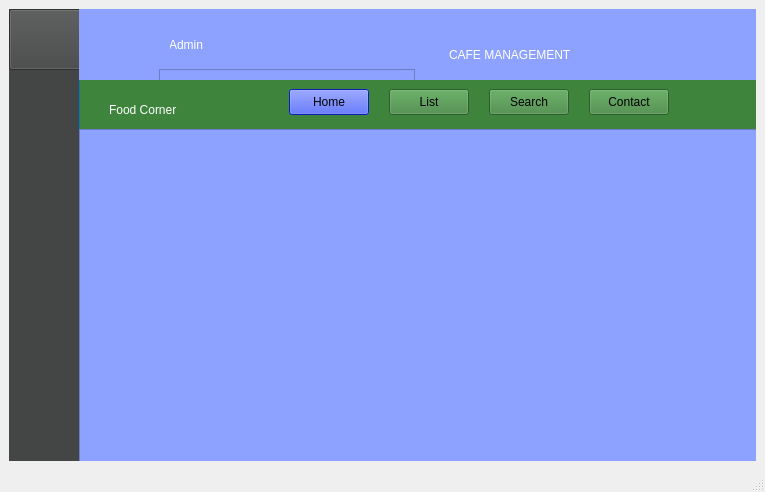
<?xml version="1.0" encoding="UTF-8"?>
<ui version="4.0">
 <class>MainWindow</class>
 <widget class="QMainWindow" name="MainWindow">
  <property name="geometry">
   <rect>
    <x>0</x>
    <y>0</y>
    <width>765</width>
    <height>492</height>
   </rect>
  </property>
  <property name="windowTitle">
   <string>MainWindow</string>
  </property>
  <widget class="QWidget" name="centralwidget">
   <layout class="QGridLayout" name="gridLayout">
    <item row="0" column="0">
     <widget class="QWidget" name="widget" native="true">
      <property name="styleSheet">
       <string notr="true">background-color: rgb(149, 103, 21);
background-color: rgb(62, 132, 60);</string>
      </property>
      <widget class="QWidget" name="widget_2" native="true">
       <property name="geometry">
        <rect>
         <x>0</x>
         <y>0</y>
         <width>71</width>
         <height>461</height>
        </rect>
       </property>
       <property name="styleSheet">
        <string notr="true">background-color: rgb(68, 69, 69);</string>
       </property>
       <widget class="QPushButton" name="pushButton">
        <property name="geometry">
         <rect>
          <x>0</x>
          <y>0</y>
          <width>75</width>
          <height>61</height>
         </rect>
        </property>
        <property name="styleSheet">
         <string notr="true">background-color: rgb(68, 69, 69);</string>
        </property>
        <property name="text">
         <string/>
        </property>
        <property name="icon">
         <iconset>
          <normaloff>../../../.designer/image/image-removebg-preview.png</normaloff>../../../.designer/image/image-removebg-preview.png</iconset>
        </property>
        <property name="iconSize">
         <size>
          <width>50</width>
          <height>50</height>
         </size>
        </property>
       </widget>
       <widget class="QPushButton" name="pushButton_3">
        <property name="geometry">
         <rect>
          <x>70</x>
          <y>70</y>
          <width>75</width>
          <height>61</height>
         </rect>
        </property>
        <property name="contextMenuPolicy">
         <enum>Qt::DefaultContextMenu</enum>
        </property>
        <property name="styleSheet">
         <string notr="true">color: rgb(255, 255, 255);
background-color: rgb(0, 170, 255);</string>
        </property>
        <property name="text">
         <string/>
        </property>
        <property name="icon">
         <iconset>
          <normaloff>../../../.designer/image/image.png</normaloff>../../../.designer/image/image.png</iconset>
        </property>
        <property name="iconSize">
         <size>
          <width>25</width>
          <height>25</height>
         </size>
        </property>
       </widget>
       <widget class="QLabel" name="label_6">
        <property name="geometry">
         <rect>
          <x>0</x>
          <y>400</y>
          <width>71</width>
          <height>61</height>
         </rect>
        </property>
        <property name="styleSheet">
         <string notr="true">color: rgb(255, 255, 255);</string>
        </property>
        <property name="text">
         <string/>
        </property>
        <property name="pixmap">
         <pixmap>../../../.designer/image/image-removebg-preview (3).png</pixmap>
        </property>
        <property name="scaledContents">
         <bool>true</bool>
        </property>
       </widget>
      </widget>
      <widget class="QWidget" name="widget_3" native="true">
       <property name="geometry">
        <rect>
         <x>70</x>
         <y>0</y>
         <width>681</width>
         <height>71</height>
        </rect>
       </property>
       <property name="styleSheet">
        <string notr="true">background-color: rgb(141, 162, 255);</string>
       </property>
       <widget class="QLabel" name="label_2">
        <property name="geometry">
         <rect>
          <x>370</x>
          <y>30</y>
          <width>281</width>
          <height>31</height>
         </rect>
        </property>
        <property name="styleSheet">
         <string notr="true">font: 75 16pt &quot;Adobe Caslon Pro Bold&quot;;
color: rgb(255, 255, 255);</string>
        </property>
        <property name="text">
         <string>CAFE MANAGEMENT</string>
        </property>
       </widget>
       <widget class="QLabel" name="label">
        <property name="geometry">
         <rect>
          <x>90</x>
          <y>20</y>
          <width>71</width>
          <height>31</height>
         </rect>
        </property>
        <property name="styleSheet">
         <string notr="true">color: rgb(255, 255, 255);
font: 16pt &quot;MS Shell Dlg 2&quot;;</string>
        </property>
        <property name="text">
         <string>Admin</string>
        </property>
       </widget>
       <widget class="QLabel" name="label_3">
        <property name="geometry">
         <rect>
          <x>10</x>
          <y>10</y>
          <width>81</width>
          <height>61</height>
         </rect>
        </property>
        <property name="text">
         <string/>
        </property>
        <property name="pixmap">
         <pixmap>../../../../Downloads/th__11_-removebg-preview.png</pixmap>
        </property>
        <property name="scaledContents">
         <bool>true</bool>
        </property>
       </widget>
       <widget class="QTableWidget" name="tableWidget">
        <property name="geometry">
         <rect>
          <x>80</x>
          <y>60</y>
          <width>256</width>
          <height>192</height>
         </rect>
        </property>
       </widget>
      </widget>
      <widget class="QLabel" name="label_13">
       <property name="geometry">
        <rect>
         <x>100</x>
         <y>70</y>
         <width>151</width>
         <height>61</height>
        </rect>
       </property>
       <property name="styleSheet">
        <string notr="true">font: 75 25pt &quot;Adobe Caslon Pro Bold&quot;;
color: rgb(255, 255, 255);
background-color: rgba(0, 0, 0, 0);</string>
       </property>
       <property name="text">
        <string>Food Corner</string>
       </property>
      </widget>
      <widget class="QFrame" name="frame">
       <property name="geometry">
        <rect>
         <x>70</x>
         <y>120</y>
         <width>681</width>
         <height>341</height>
        </rect>
       </property>
       <property name="styleSheet">
        <string notr="true">
background-color: rgb(141, 162, 255);</string>
       </property>
       <property name="frameShape">
        <enum>QFrame::StyledPanel</enum>
       </property>
       <property name="frameShadow">
        <enum>QFrame::Raised</enum>
       </property>
      </widget>
      <widget class="QPushButton" name="pushButton_2">
       <property name="geometry">
        <rect>
         <x>380</x>
         <y>80</y>
         <width>80</width>
         <height>26</height>
        </rect>
       </property>
       <property name="text">
        <string>List</string>
       </property>
      </widget>
      <widget class="QPushButton" name="pushButton_4">
       <property name="geometry">
        <rect>
         <x>480</x>
         <y>80</y>
         <width>80</width>
         <height>26</height>
        </rect>
       </property>
       <property name="text">
        <string>Search</string>
       </property>
      </widget>
      <widget class="QPushButton" name="pushButton_5">
       <property name="geometry">
        <rect>
         <x>580</x>
         <y>80</y>
         <width>80</width>
         <height>26</height>
        </rect>
       </property>
       <property name="text">
        <string>Contact</string>
       </property>
      </widget>
      <widget class="QPushButton" name="pushButton_6">
       <property name="geometry">
        <rect>
         <x>280</x>
         <y>80</y>
         <width>80</width>
         <height>26</height>
        </rect>
       </property>
       <property name="styleSheet">
        <string notr="true">background-color: rgb(13, 44, 255);</string>
       </property>
       <property name="text">
        <string>Home</string>
       </property>
      </widget>
     </widget>
    </item>
   </layout>
  </widget>
  <widget class="QMenuBar" name="menubar">
   <property name="geometry">
    <rect>
     <x>0</x>
     <y>0</y>
     <width>765</width>
     <height>38</height>
    </rect>
   </property>
  </widget>
  <widget class="QStatusBar" name="statusbar"/>
 </widget>
 <resources/>
 <connections/>
</ui>
